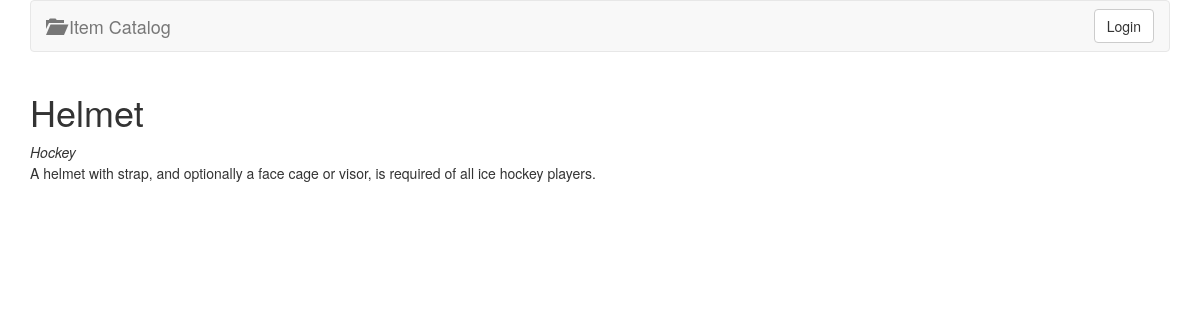
The page /catalog/3/items/8/ on the database its author committed.
### models.py (models this page shows, shortened)
class CategoryItem(Base):
    __tablename__ = 'category_item'
    name = Column(String(80), nullable=False)
    id = Column(Integer, primary_key=True)
    description = Column(String(250))
    category_id = Column(Integer, ForeignKey('category.id'))
    category = relationship(Category)
    user_id = Column(Integer, ForeignKey('user.id'))
    user = relationship(User)

class Category(Base):
    __tablename__ = 'category'
    id = Column(Integer, primary_key=True)
    name = Column(String(250), nullable=False)
    user_id = Column(Integer, ForeignKey('user.id'))
    user = relationship(User)
    items = relationship("CategoryItem")

### app.py (the view)
@app.route('/catalog/<int:category_id>/items/<int:item_id>/', methods=['GET'])
def showCategoryItem(category_id, item_id):
    item = session.query(CategoryItem).filter_by(id=item_id).one()
    category = session.query(Category).filter_by(id=category_id).one()
    if request_wants_json():
        return jsonify(Item=item.serialize)
    else:
        return render_template('viewCategoryItem.html', category=category,
                               item=item)

### app.py (called while the page is built)
def request_wants_json():
    best = request.accept_mimetypes \
        .best_match(['application/json', 'text/html'])
    return best == 'application/json' and \
        request.accept_mimetypes[best] > \
        request.accept_mimetypes['text/html']

### templates/viewCategoryItem.html (shortened to what this page needs)
{% extends "layout.html" %}
{% block content %}
	<div class="row banner item">
		<div class="col-md-7 padding-none">
			<h1>{{ item.name }}</h1>
			<em>{{category.name}}</em>
			<div class="row"><div class="col-md-7 top7"></div></div>
			<p>{{ item.description }}</p>
		</div>
	</div>
{% endblock %}

### rows shown on the page
CategoryItem: name "Helmet", description "A helmet with strap, and optionally a face cage or visor, is required of all ice hockey players."
Category: name "Hockey"
